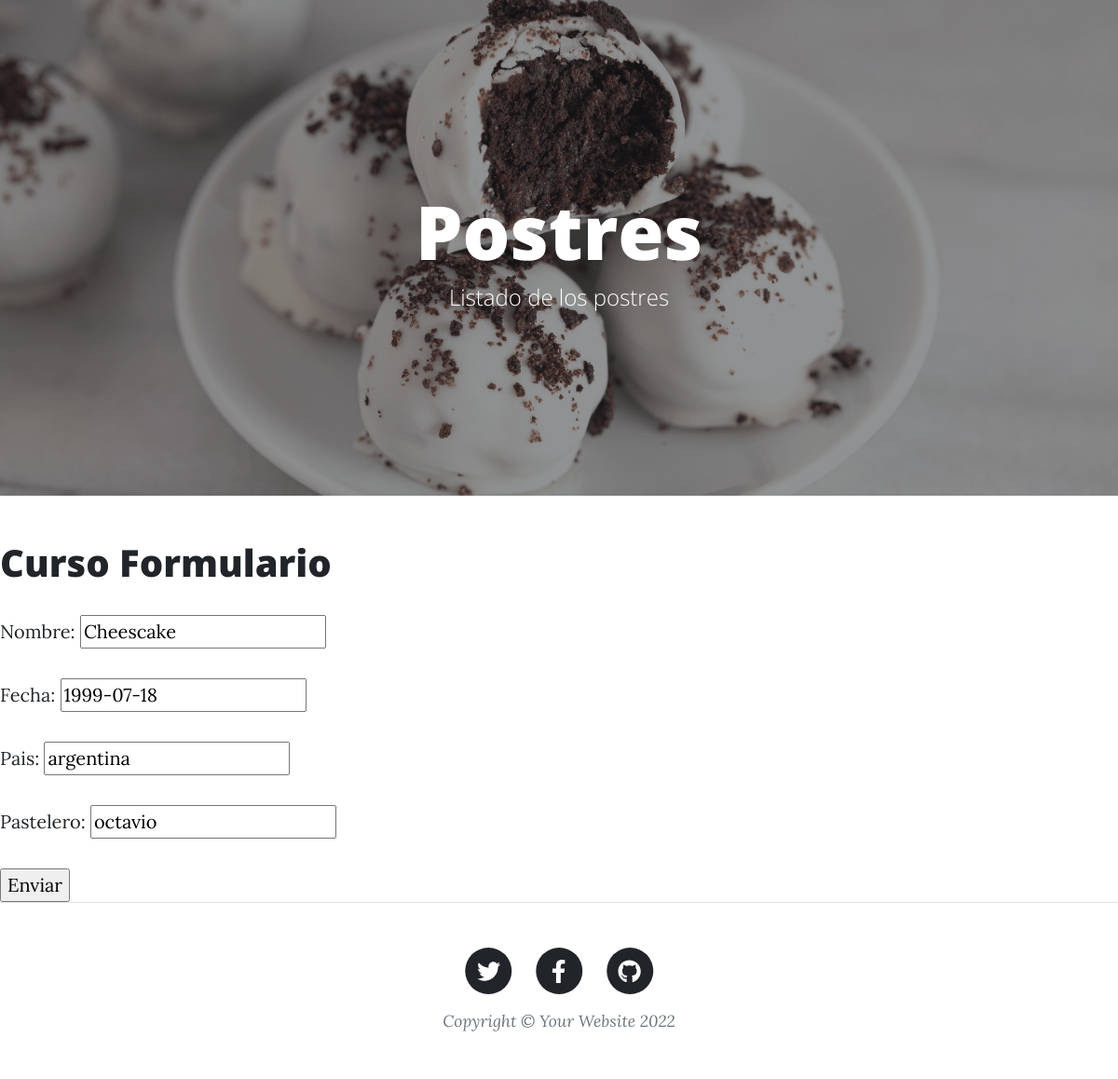
Screenshot of /AppBlog/postres/editar/19 (signed in) with the database file from the repository.
### AppBlog/models.py (models this page shows, shortened)
class Postres(models.Model):
    nombre = models.CharField(max_length=40)
    pais = models.CharField(max_length=40)
    fecha = models.DateField()
    pastelero = models.CharField(max_length=40)

### AppBlog/views.py (the view)
# urls.py: path('postres/editar/<pk>', PostresUpdate.as_view(), name='postresEditar'),
class PostresUpdate(LoginRequiredMixin, UpdateView):
    model = Postres
    success_url = reverse_lazy("postresLista")
    fields = ['nombre','fecha','pais','pastelero']

### AppBlog/template/AppBlog/postres_form.html
{% extends "AppBlog/padre_postres.html" %}
{% load static %}
{% block contenidoQueCambia %}
<h1>Curso Formulario</h1>
<form method="post">{% csrf_token %}
    {{form.as_p}}
    <input type="submit" value="Enviar"/>
</form>
{% endblock %}

### rows the page displays
Postres: nombre "Cheescake", fecha "1999-07-18", pais "argentina", pastelero "octavio"
